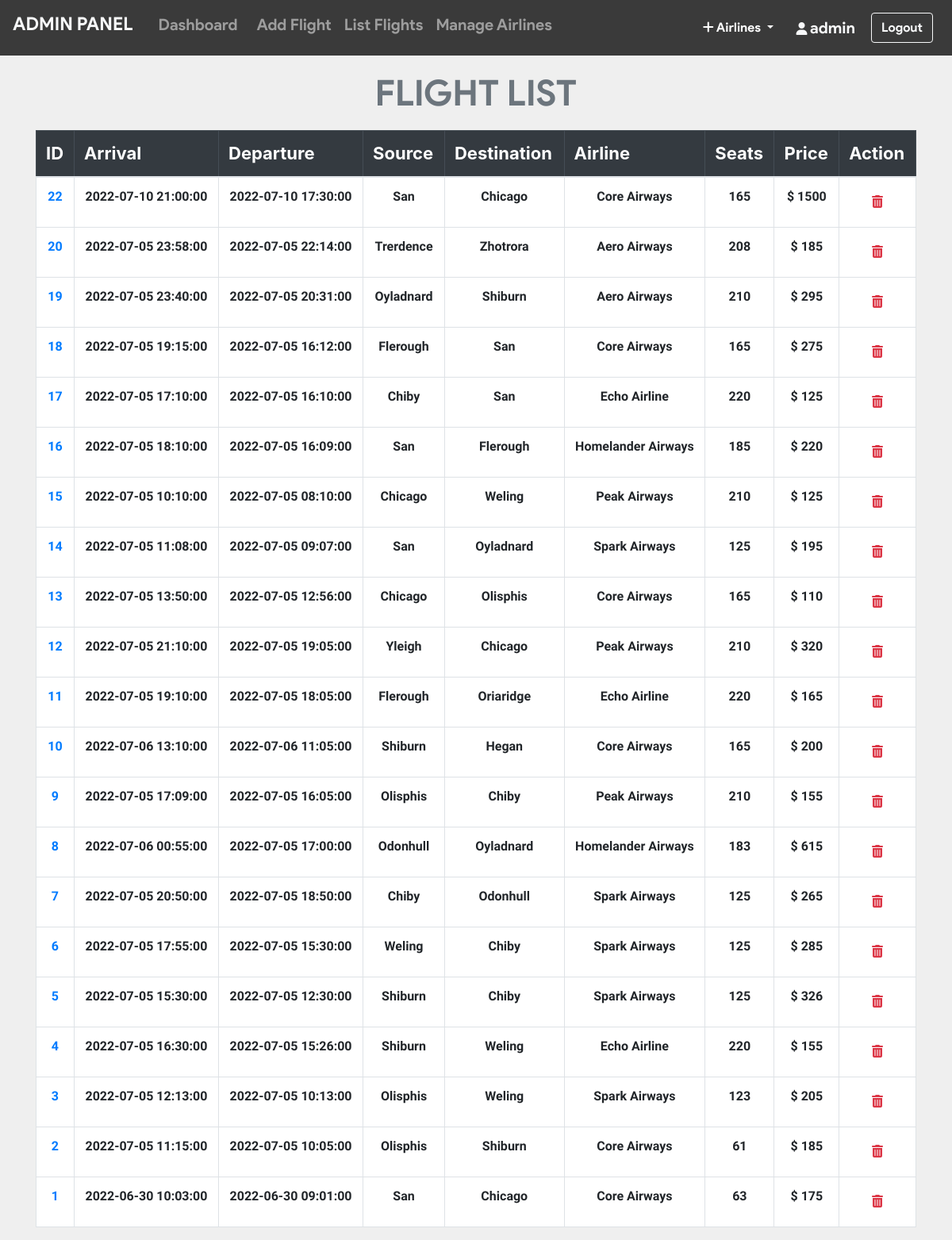
The app's page /admin/all_flights.php (signed in) with its own data.
### tables this page shows
CREATE TABLE `flight` (
  `flight_id` int(11) NOT NULL,
  `admin_id` int(11) NOT NULL,
  `arrivale` datetime NOT NULL,
  `departure` datetime NOT NULL,
  `Destination` varchar(20) NOT NULL,
  `source` varchar(20) NOT NULL,
  `airline` varchar(20) NOT NULL,
  `Seats` varchar(110) NOT NULL,
  `duration` varchar(20) NOT NULL,
  `Price` int(11) NOT NULL,
  `status` varchar(6) DEFAULT NULL,
  `issue` varchar(50) DEFAULT NULL,
  `last_seat` varchar(5) DEFAULT '',
  `bus_seats` int(11) DEFAULT '20',
  `last_bus_seat` varchar(5) DEFAULT ''
);

### admin/all_flights.php (the view, shortened to what this page needs)
<?php include_once 'header.php'; ?>
<?php include_once 'footer.php';
require '../helpers/init_conn_db.php';?>
    <main>
        <?php if(isset($_SESSION['adminId'])) { ?>
          <div class="container-md mt-2">
            <h1 class="display-4 text-center text-secondary"
              >FLIGHT LIST</h1>
            <table class="table table-bordered">
              <thead class="table-dark">
                <tr>
                  <th scope="col">ID</th>
                  <th scope="col">Arrival</th>
                  <th scope="col">Departure</th>
                  <th scope="col">Source</th>
                  <th scope="col">Destination</th>
                  <th scope="col">Airline</th>
                  <th scope="col">Seats</th>
                  <th scope="col">Price</th>
                  <th scope="col">Action</th>
                </tr>
              </thead>
              <tbody>
                <?php
                $sql = 'SELECT * FROM Flight ORDER BY flight_id DESC';
                $stmt = mysqli_stmt_init($conn);
                mysqli_stmt_prepare($stmt,$sql);
                mysqli_stmt_execute($stmt);
                $result = mysqli_stmt_get_result($stmt);
                while ($row = mysqli_fetch_assoc($result)) {
                  echo "
                  <tr class='text-center'>
                    <td scope='row'>
                      <a href='pass_list.php?flight_id=".$row['flight_id']."'>
                      ".$row['flight_id']." </a> </td>
                    <td>".$row['arrivale']."</td>
                    <td>".$row['departure']."</td>
                    <td>".$row['source']."</td>
                    <td>".$row['Destination']."</td>
                    <td>".$row['airline']."</td>
                    <td>".$row['Seats']."</td>
                    <td>$ ".$row['Price']."</td>
                    <td>
                    <form action='all_flights.php' method='post'>
                      <input name='flight_id' type='hidden' value=".$row['flight_id'].">
                      <button  class='btn' type='submit' name='del_flight'>
                      <i class='text-danger fa fa-trash'></i></button>
                    </form>
                    </td>
                  </tr>
                  ";
                }
                ?>
              </tbody>
            </table>
          </div>
        <?php } ?>
    </main>

### admin/all_flights.php (style rules this page uses)
table { background-color: white; }
h1 { margin-top: 20px; margin-bottom: 20px; font-family: 'product sans'; font-size: 45px !important; font-weight: lighter; }
body { background-color: #efefef; }
th { font-size: 22px; }
td { margin-top: 10px !important; font-size: 16px; font-weight: bold; font-family: 'Assistant', sans-serif !important; }

### records on screen
flight: flight_id "22", arrivale "2022-07-10 21:00:00", departure "2022-07-10 17:30:00", source "San", Destination "Chicago", airline "Core Airways", Seats "165", Price "1500"
flight: flight_id "20", arrivale "2022-07-05 23:58:00", departure "2022-07-05 22:14:00", source "Trerdence", Destination "Zhotrora", airline "Aero Airways", Seats "208", Price "185"
flight: flight_id "19", arrivale "2022-07-05 23:40:00", departure "2022-07-05 20:31:00", source "Oyladnard", Destination "Shiburn", airline "Aero Airways", Seats "210", Price "295"
flight: flight_id "18", arrivale "2022-07-05 19:15:00", departure "2022-07-05 16:12:00", source "Flerough", Destination "San", airline "Core Airways", Seats "165", Price "275"
flight: flight_id "17", arrivale "2022-07-05 17:10:00", departure "2022-07-05 16:10:00", source "Chiby", Destination "San", airline "Echo Airline", Seats "220", Price "125"
flight: flight_id "16", arrivale "2022-07-05 18:10:00", departure "2022-07-05 16:09:00", source "San", Destination "Flerough", airline "Homelander Airways", Seats "185", Price "220"
flight: flight_id "15", arrivale "2022-07-05 10:10:00", departure "2022-07-05 08:10:00", source "Chicago", Destination "Weling", airline "Peak Airways", Seats "210", Price "125"
flight: flight_id "14", arrivale "2022-07-05 11:08:00", departure "2022-07-05 09:07:00", source "San", Destination "Oyladnard", airline "Spark Airways", Seats "125", Price "195"
flight: flight_id "13", arrivale "2022-07-05 13:50:00", departure "2022-07-05 12:56:00", source "Chicago", Destination "Olisphis", airline "Core Airways", Seats "165", Price "110"
flight: flight_id "12", arrivale "2022-07-05 21:10:00", departure "2022-07-05 19:05:00", source "Yleigh", Destination "Chicago", airline "Peak Airways", Seats "210", Price "320"
flight: flight_id "11", arrivale "2022-07-05 19:10:00", departure "2022-07-05 18:05:00", source "Flerough", Destination "Oriaridge", airline "Echo Airline", Seats "220", Price "165"
flight: flight_id "10", arrivale "2022-07-06 13:10:00", departure "2022-07-06 11:05:00", source "Shiburn", Destination "Hegan", airline "Core Airways", Seats "165", Price "200"
flight: flight_id "9", arrivale "2022-07-05 17:09:00", departure "2022-07-05 16:05:00", source "Olisphis", Destination "Chiby", airline "Peak Airways", Seats "210", Price "155"
flight: flight_id "8", arrivale "2022-07-06 00:55:00", departure "2022-07-05 17:00:00", source "Odonhull", Destination "Oyladnard", airline "Homelander Airways", Seats "183", Price "615"
flight: flight_id "7", arrivale "2022-07-05 20:50:00", departure "2022-07-05 18:50:00", source "Chiby", Destination "Odonhull", airline "Spark Airways", Seats "125", Price "265"
flight: flight_id "6", arrivale "2022-07-05 17:55:00", departure "2022-07-05 15:30:00", source "Weling", Destination "Chiby", airline "Spark Airways", Seats "125", Price "285"
flight: flight_id "5", arrivale "2022-07-05 15:30:00", departure "2022-07-05 12:30:00", source "Shiburn", Destination "Chiby", airline "Spark Airways", Seats "125", Price "326"
flight: flight_id "4", arrivale "2022-07-05 16:30:00", departure "2022-07-05 15:26:00", source "Shiburn", Destination "Weling", airline "Echo Airline", Seats "220", Price "155"
flight: flight_id "3", arrivale "2022-07-05 12:13:00", departure "2022-07-05 10:13:00", source "Olisphis", Destination "Weling", airline "Spark Airways", Seats "123", Price "205"
flight: flight_id "2", arrivale "2022-07-05 11:15:00", departure "2022-07-05 10:05:00", source "Olisphis", Destination "Shiburn", airline "Core Airways", Seats "61", Price "185"
flight: flight_id "1", arrivale "2022-06-30 10:03:00", departure "2022-06-30 09:01:00", source "San", Destination "Chicago", airline "Core Airways", Seats "63", Price "175"

### other values on screen
$_SESSION['adminUname'] "admin"
